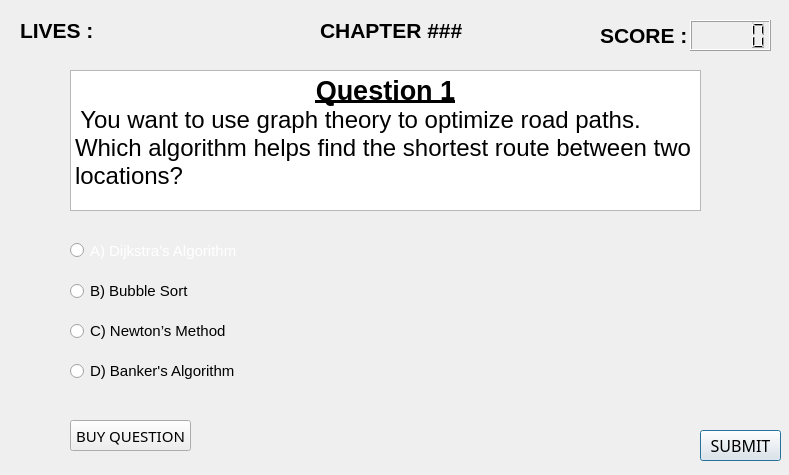
<?xml version="1.0" encoding="UTF-8"?>
<ui version="4.0">
 <class>window_five</class>
 <widget class="QDialog" name="window_five">
  <property name="geometry">
   <rect>
    <x>0</x>
    <y>0</y>
    <width>789</width>
    <height>475</height>
   </rect>
  </property>
  <property name="windowTitle">
   <string>window_five</string>
  </property>
  <property name="styleSheet">
   <string notr="true"/>
  </property>
  <widget class="QLabel" name="heart1">
   <property name="geometry">
    <rect>
     <x>100</x>
     <y>20</y>
     <width>21</width>
     <height>21</height>
    </rect>
   </property>
   <property name="pixmap">
    <pixmap>../icons/full_heart.png</pixmap>
   </property>
   <property name="scaledContents">
    <bool>true</bool>
   </property>
  </widget>
  <widget class="QTextBrowser" name="textBrowser">
   <property name="geometry">
    <rect>
     <x>70</x>
     <y>70</y>
     <width>631</width>
     <height>141</height>
    </rect>
   </property>
   <property name="font">
    <font>
     <pointsize>14</pointsize>
    </font>
   </property>
   <property name="html">
    <string>&lt;!DOCTYPE HTML PUBLIC &quot;-//W3C//DTD HTML 4.0//EN&quot; &quot;http://www.w3.org/TR/REC-html40/strict.dtd&quot;&gt;
&lt;html&gt;&lt;head&gt;&lt;meta name=&quot;qrichtext&quot; content=&quot;1&quot; /&gt;&lt;meta charset=&quot;utf-8&quot; /&gt;&lt;style type=&quot;text/css&quot;&gt;
p, li { white-space: pre-wrap; }
hr { height: 1px; border-width: 0; }
li.unchecked::marker { content: &quot;\2610&quot;; }
li.checked::marker { content: &quot;\2612&quot;; }
&lt;/style&gt;&lt;/head&gt;&lt;body style=&quot; font-family:'Segoe UI'; font-size:14pt; font-weight:400; font-style:normal;&quot;&gt;
&lt;p align=&quot;center&quot; style=&quot; margin-top:0px; margin-bottom:0px; margin-left:0px; margin-right:0px; -qt-block-indent:0; text-indent:0px;&quot;&gt;&lt;span style=&quot; font-size:20pt; font-weight:700; text-decoration: underline;&quot;&gt;Question 1&lt;/span&gt;&lt;/p&gt;
&lt;p style=&quot; margin-top:0px; margin-bottom:0px; margin-left:0px; margin-right:0px; -qt-block-indent:0; text-indent:0px;&quot;&gt;&lt;span style=&quot; font-weight:700;&quot;&gt; &lt;/span&gt;&lt;span style=&quot; font-size:18pt;&quot;&gt;You want to use graph theory to optimize road paths. Which algorithm helps find the shortest route between two locations?&lt;/span&gt;&lt;/p&gt;&lt;/body&gt;&lt;/html&gt;</string>
   </property>
  </widget>
  <widget class="QRadioButton" name="radioButton">
   <property name="geometry">
    <rect>
     <x>70</x>
     <y>240</y>
     <width>711</width>
     <height>21</height>
    </rect>
   </property>
   <property name="font">
    <font>
     <pointsize>11</pointsize>
    </font>
   </property>
   <property name="styleSheet">
    <string notr="true">color: rgb(255, 255, 255);</string>
   </property>
   <property name="text">
    <string>A) Dijkstra’s Algorithm</string>
   </property>
  </widget>
  <widget class="QRadioButton" name="radioButton_2">
   <property name="geometry">
    <rect>
     <x>70</x>
     <y>280</y>
     <width>711</width>
     <height>22</height>
    </rect>
   </property>
   <property name="font">
    <font>
     <pointsize>11</pointsize>
    </font>
   </property>
   <property name="text">
    <string>B) Bubble Sort</string>
   </property>
  </widget>
  <widget class="QRadioButton" name="radioButton_3">
   <property name="geometry">
    <rect>
     <x>70</x>
     <y>320</y>
     <width>711</width>
     <height>22</height>
    </rect>
   </property>
   <property name="font">
    <font>
     <pointsize>11</pointsize>
    </font>
   </property>
   <property name="text">
    <string>C) Newton’s Method</string>
   </property>
  </widget>
  <widget class="QRadioButton" name="radioButton_4">
   <property name="geometry">
    <rect>
     <x>70</x>
     <y>360</y>
     <width>711</width>
     <height>22</height>
    </rect>
   </property>
   <property name="font">
    <font>
     <pointsize>11</pointsize>
    </font>
   </property>
   <property name="text">
    <string>D) Banker's Algorithm</string>
   </property>
  </widget>
  <widget class="QPushButton" name="pushButton_5">
   <property name="geometry">
    <rect>
     <x>700</x>
     <y>430</y>
     <width>81</width>
     <height>31</height>
    </rect>
   </property>
   <property name="font">
    <font>
     <family>Algerian</family>
     <pointsize>12</pointsize>
     <bold>false</bold>
    </font>
   </property>
   <property name="text">
    <string>SUBMIT</string>
   </property>
  </widget>
  <widget class="QLabel" name="heart2">
   <property name="geometry">
    <rect>
     <x>130</x>
     <y>20</y>
     <width>21</width>
     <height>21</height>
    </rect>
   </property>
   <property name="pixmap">
    <pixmap>../icons/full_heart.png</pixmap>
   </property>
   <property name="scaledContents">
    <bool>true</bool>
   </property>
  </widget>
  <widget class="QLabel" name="heart3">
   <property name="geometry">
    <rect>
     <x>160</x>
     <y>20</y>
     <width>21</width>
     <height>21</height>
    </rect>
   </property>
   <property name="pixmap">
    <pixmap>../icons/full_heart.png</pixmap>
   </property>
   <property name="scaledContents">
    <bool>true</bool>
   </property>
  </widget>
  <widget class="QLabel" name="label">
   <property name="geometry">
    <rect>
     <x>20</x>
     <y>10</y>
     <width>81</width>
     <height>41</height>
    </rect>
   </property>
   <property name="font">
    <font>
     <family>Arial</family>
     <pointsize>16</pointsize>
     <bold>true</bold>
    </font>
   </property>
   <property name="text">
    <string>LIVES :</string>
   </property>
  </widget>
  <widget class="QLabel" name="label_2">
   <property name="geometry">
    <rect>
     <x>320</x>
     <y>10</y>
     <width>151</width>
     <height>41</height>
    </rect>
   </property>
   <property name="font">
    <font>
     <family>Arial</family>
     <pointsize>16</pointsize>
     <bold>true</bold>
    </font>
   </property>
   <property name="text">
    <string>CHAPTER ###</string>
   </property>
  </widget>
  <widget class="QLabel" name="label_3">
   <property name="geometry">
    <rect>
     <x>600</x>
     <y>20</y>
     <width>91</width>
     <height>31</height>
    </rect>
   </property>
   <property name="font">
    <font>
     <family>Arial</family>
     <pointsize>16</pointsize>
     <bold>true</bold>
    </font>
   </property>
   <property name="text">
    <string>SCORE :</string>
   </property>
  </widget>
  <widget class="QLCDNumber" name="lcdNumber">
   <property name="geometry">
    <rect>
     <x>690</x>
     <y>20</y>
     <width>81</width>
     <height>31</height>
    </rect>
   </property>
   <property name="font">
    <font>
     <family>Arial Rounded MT</family>
     <pointsize>10</pointsize>
     <bold>true</bold>
    </font>
   </property>
   <property name="styleSheet">
    <string notr="true"/>
   </property>
  </widget>
  <widget class="QPushButton" name="pushButton_6">
   <property name="geometry">
    <rect>
     <x>70</x>
     <y>420</y>
     <width>121</width>
     <height>31</height>
    </rect>
   </property>
   <property name="font">
    <font>
     <family>Algerian</family>
     <pointsize>11</pointsize>
     <bold>false</bold>
    </font>
   </property>
   <property name="text">
    <string>BUY QUESTION</string>
   </property>
  </widget>
 </widget>
 <resources>
  <include location="icons.qrc"/>
 </resources>
 <connections>
  <connection>
   <sender>pushButton_5</sender>
   <signal>clicked()</signal>
   <receiver>window_five</receiver>
   <slot>close()</slot>
   <hints>
    <hint type="sourcelabel">
     <x>731</x>
     <y>410</y>
    </hint>
    <hint type="destinationlabel">
     <x>665</x>
     <y>404</y>
    </hint>
   </hints>
  </connection>
  <connection>
   <sender>pushButton_6</sender>
   <signal>clicked()</signal>
   <receiver>window_five</receiver>
   <slot>close()</slot>
   <hints>
    <hint type="sourcelabel">
     <x>162</x>
     <y>441</y>
    </hint>
    <hint type="destinationlabel">
     <x>221</x>
     <y>431</y>
    </hint>
   </hints>
  </connection>
 </connections>
</ui>
